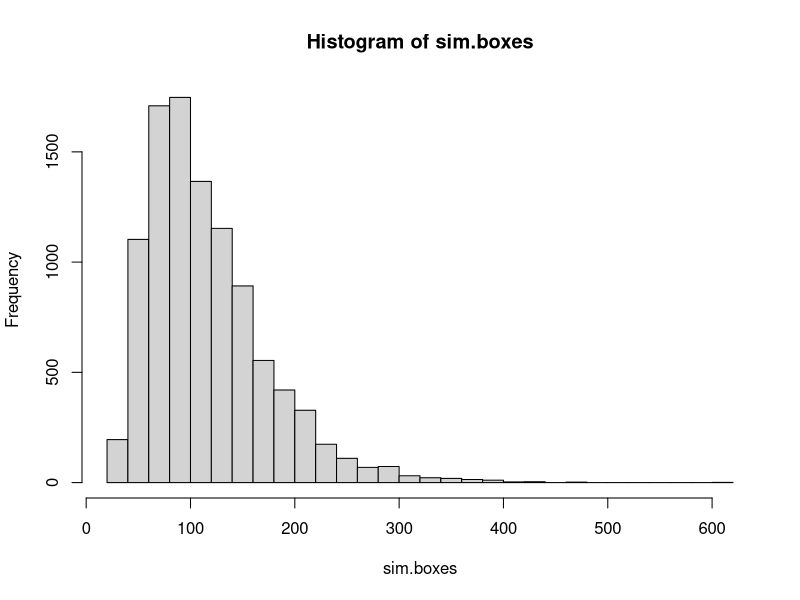
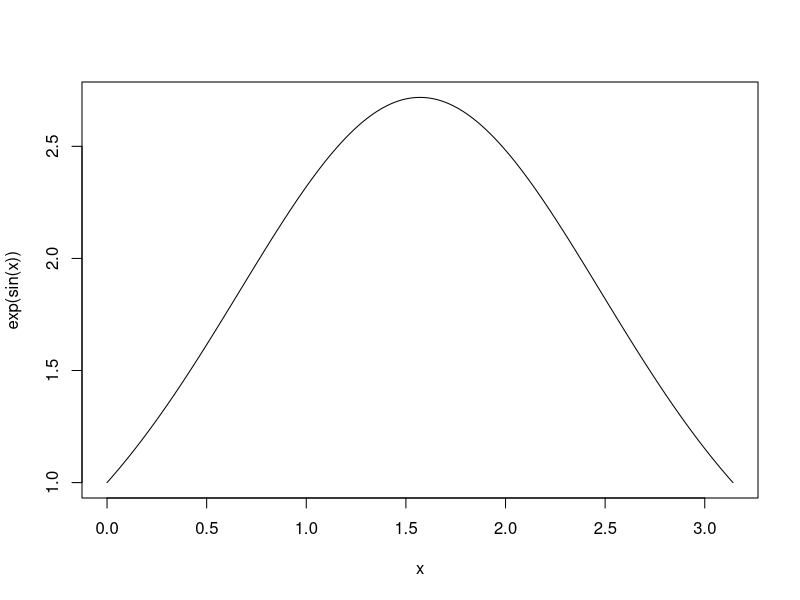

Reproduce these figures in R, in order.
# Monty Hall Calulcations
set.seed(1)
repeats <- 1e4 # We will repeat the experiment 10000 times
win.no.switch <- numeric(length = repeats) # will save 0 or 1 based on winning no switch
win.switch <- numeric(length = repeats)   # will save 0 or 1 based on winning switch

doors <- 3   # three doors
for(r in 1:repeats) # Repeat process many times
{
  # The setup
    prize <- sample(1:doors, 1)  # randomly select the door which has the prize
  
  # Contestants are ready. Game starts
  chosen.door <- sample(1:doors, 1)   # choose a door
  
  # reveal a door that is not the chosen door and not the door 
  # with a prize in it. If doors let to reveal is 1
  # then no other option. If more than one door, then choose randomly
  doors.left <- (1:doors)[-c(prize, chosen.door)]
  if(length(doors.left) == 1)
  {
    reveal <- doors.left
  }else{
    reveal <- sample(doors.left, size = 1) # randomly choose which door to reveal 
  }
  
  # Checking if you win if you didn't switch
  win.no.switch[r] <- chosen.door == prize  #tracking win if don't change door

  # What would happen if you did switch.
  # If number of doors to switch to is 1, then no other option
  # otherwise choose doors randomly
  other.doors <- (1:doors)[-c(chosen.door, reveal)]
  
  if(length(other.doors) == 1)
  {
    switch.door <- other.doors
  }else{
    switch.door <- sample(other.doors, size = 1)
  }
  
  win.switch[r] <- switch.door == prize
}


## ----monty_results----------------
mean(win.no.switch) #Prob of winning if you don't switch
mean(win.switch) # Prob of winning if you switch


## ----toy_coll, cache = TRUE-------
set.seed(1)

# the setup
prob.table <- c(.2, .1, .1, .1, .1, .1, .05, .05, .05, .05, .02, .02, .02, .02, .02)
boxes <- 1:length(prob.table)

# writing the code a little differently now.
# I made a function that will be called repeatedly
box.count <- function(prob)
{
  check <- rep(0, length(prob))
  i <- 0
  while(sum(check) < length(prob)) # check if all toys collected
  {
    x <- sample(boxes, 1, prob = prob) # generate a toy with given prob
    check[x] <- 1    # x has been collected
    i <- i + 1
  }
  return(i)
}

repeats <- 1e4  
sim.boxes <- numeric(repeats)
for(i in 1:repeats)
{
  sim.boxes[i] <- box.count(prob = prob.table)
}


## ----toy_col_hist, fig.height = 3.5, fig.width = 3.5, fig.align = "center"----
hist(sim.boxes, breaks = 30)


## ----toy_avg----------------------
mean(sim.boxes)


## ----esin, cache = TRUE-----------
x <- seq(0,pi,length = 1e3) # grid on x-axis
plot(x, exp(sin(x)), type ='l')

set.seed(1)
repeats <- 1e4

esin <- numeric(length = repeats)
for(i in 1:repeats)
{
  samp <- runif(1, min = 0, max = pi) # draw from U(0, pi)
  esin[i] <- exp(sin(samp))
}
pi * mean(esin)  #pi*E(exp(sin(x))))

